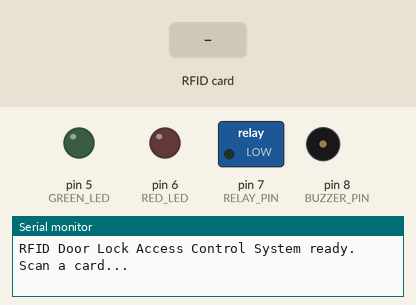
Recording of a sketch running on a simulated Arduino Uno, built with avr-gcc and run on an emulated ATmega328P. Parts: switched loads named in the sketch (green lamp = pin HIGH), output pins drawn as LEDs (lit = HIGH), buzzer (waves = sounding), the last lines printed to the serial monitor. The inputs (shaded band) are chosen by the test bench. Pins used as bus, display or sensor lines are not drawn.

Above: at 1.2 s.
1.3 s: RFID card 5E 7A 19 C4 held to the reader
At 1.55 s:
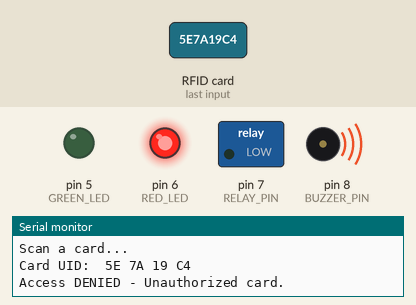
At 2.2 s:
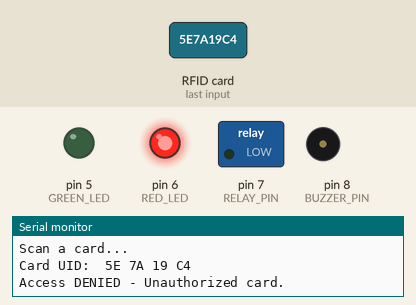
3.8 s: RFID card 12 34 56 78 held to the reader
At 4.6 s:
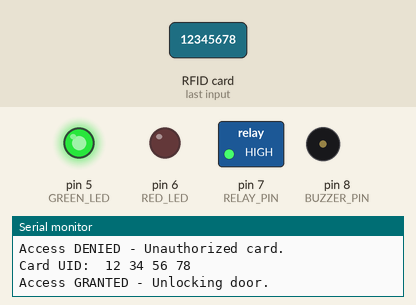
Timing chart, 0 to 10.3 s (numbered marks = the images above; inputs shaded):
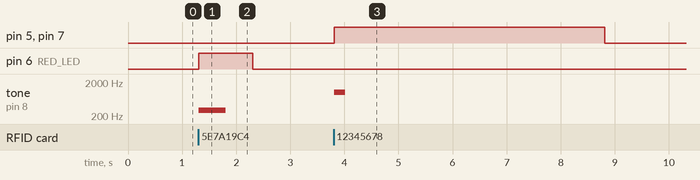

Measured:
- after the input at 1.3 s, pin 6 (RED_LED): LOW → HIGH at once, → LOW 1.0 s later; tone on pin 8 (BUZZER_PIN): silent → 300 Hz at once, → silent 0.50 s later
- after the input at 3.8 s, pin 5 (GREEN_LED), pin 7 (RELAY_PIN): LOW → HIGH at once, → LOW 5.0 s later; tone on pin 8 (BUZZER_PIN): silent → 1000 Hz at once, → silent 0.20 s later

The sketch:

rfid_door_lock.ino
```cpp
/*
  RFID Door Lock Access Control System
  --------------------------------------
  Reads RFID cards/tags using an RC522 reader. If the scanned card's UID
  matches an authorized card in the list, the electronic door lock is
  unlocked for a few seconds. Unauthorized cards are rejected and logged.

  Components:
    - Arduino Uno (or ESP32)
    - MFRC522 RFID reader module
    - RFID cards/tags
    - Relay module (controls the electronic door lock/solenoid)
    - Green LED (access granted)
    - Red LED (access denied)
    - Buzzer (optional, audible feedback)

  Library required:
    - MFRC522 by GithubCommunity (install via Arduino IDE Library Manager)

  Author: Maimoona Jahanzeb Khattak
*/

#include <SPI.h>
#include <MFRC522.h>

// ---------- Pin setup ----------
#define SS_PIN    10   // RFID SDA/SS pin
#define RST_PIN   9    // RFID reset pin
#define RELAY_PIN 7    // Controls the door lock/solenoid
#define GREEN_LED 5    // Access granted indicator
#define RED_LED   6    // Access denied indicator
#define BUZZER_PIN 8   // Optional buzzer

MFRC522 rfid(SS_PIN, RST_PIN);

const unsigned long UNLOCK_TIME = 5000; // How long the door stays unlocked (ms)

// ---------- Authorized cards ----------
// Add the UIDs of your own cards here (printed to Serial Monitor when scanned).
// Format: each UID is a byte array.
byte authorizedUIDs[][4] = {
  {0x12, 0x34, 0x56, 0x78},   // Example UID #1 - replace with your real card UID
  {0xAB, 0xCD, 0xEF, 0x01}    // Example UID #2 - replace with your real card UID
};
const int numAuthorizedCards = sizeof(authorizedUIDs) / sizeof(authorizedUIDs[0]);

void setup() {
  Serial.begin(9600);
  SPI.begin();
  rfid.PCD_Init();

  pinMode(RELAY_PIN, OUTPUT);
  pinMode(GREEN_LED, OUTPUT);
  pinMode(RED_LED, OUTPUT);
  pinMode(BUZZER_PIN, OUTPUT);

  digitalWrite(RELAY_PIN, LOW);
  digitalWrite(GREEN_LED, LOW);
  digitalWrite(RED_LED, LOW);

  Serial.println("RFID Door Lock Access Control System ready.");
  Serial.println("Scan a card...");
}

void loop() {
  // Look for a new card
  if (!rfid.PICC_IsNewCardPresent() || !rfid.PICC_ReadCardSerial()) {
    return;
  }

  Serial.print("Card UID: ");
  printUID(rfid.uid.uidByte, rfid.uid.size);

  if (isAuthorized(rfid.uid.uidByte, rfid.uid.size)) {
    grantAccess();
  } else {
    denyAccess();
  }

  rfid.PICC_HaltA();
  rfid.PCD_StopCrypto1();
}

// Print the scanned UID to Serial Monitor (helpful for registering new cards)
void printUID(byte *uid, byte uidSize) {
  for (byte i = 0; i < uidSize; i++) {
    Serial.print(uid[i] < 0x10 ? " 0" : " ");
    Serial.print(uid[i], HEX);
  }
  Serial.println();
}

// Check the scanned UID against the authorized list
bool isAuthorized(byte *scannedUID, byte uidSize) {
  for (int i = 0; i < numAuthorizedCards; i++) {
    bool match = true;
    for (byte j = 0; j < uidSize; j++) {
      if (scannedUID[j] != authorizedUIDs[i][j]) {
        match = false;
        break;
      }
    }
    if (match) return true;
  }
  return false;
}

void grantAccess() {
  Serial.println("Access GRANTED - Unlocking door.");
  digitalWrite(GREEN_LED, HIGH);
  digitalWrite(RELAY_PIN, HIGH);   // Unlock
  tone(BUZZER_PIN, 1000, 200);     // Short beep

  delay(UNLOCK_TIME);

  digitalWrite(RELAY_PIN, LOW);    // Re-lock
  digitalWrite(GREEN_LED, LOW);
  Serial.println("Door locked again.");
}

void denyAccess() {
  Serial.println("Access DENIED - Unauthorized card.");
  digitalWrite(RED_LED, HIGH);
  tone(BUZZER_PIN, 300, 500);      // Low warning beep

  delay(1000);
  digitalWrite(RED_LED, LOW);
}
```
